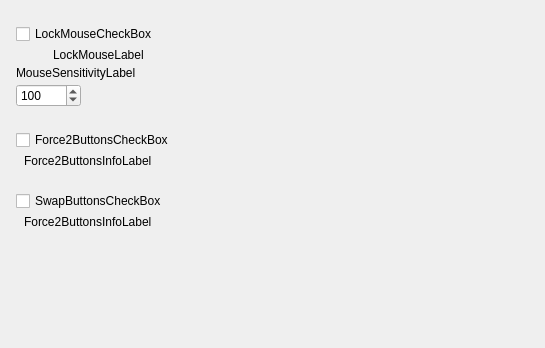
<?xml version="1.0" encoding="UTF-8"?>
<ui version="4.0">
  <class>ModernProfileEditorMouseFrame</class>
  <widget class="QWidget" name="ModernProfileEditorMouseFrame">
    <property name="geometry"><rect><x>0</x><y>0</y><width>545</width><height>348</height></rect></property>
    <property name="vclDesignWidth" stdset="0"><number>545</number></property>
    <property name="vclDesignHeight" stdset="0"><number>348</number></property>
    <layout class="QVBoxLayout" name="ModernProfileEditorMouseFrame_Layout" stretch="0,0,0,0,0,1">
      <property name="leftMargin"><number>16</number></property>
      <property name="topMargin"><number>24</number></property>
      <property name="rightMargin"><number>15</number></property>
      <property name="bottomMargin"><number>8</number></property>
      <property name="spacing"><number>0</number></property>
      <item>
        <layout class="QGridLayout" name="ModernProfileEditorMouseFrame_Section1" columnstretch="0,0,1">
          <property name="leftMargin"><number>0</number></property>
          <property name="topMargin"><number>0</number></property>
          <property name="rightMargin"><number>0</number></property>
          <property name="bottomMargin"><number>0</number></property>
          <property name="horizontalSpacing"><number>8</number></property>
          <property name="verticalSpacing"><number>4</number></property>
          <item row="0" column="0" colspan="3">
            <widget class="QCheckBox" name="LockMouseCheckBox">
              <property name="text"><string>LockMouseCheckBox</string></property>
            </widget>
          </item>
          <item row="1" column="1" colspan="2">
            <widget class="QLabel" name="LockMouseLabel">
              <property name="text"><string>LockMouseLabel</string></property>
              <property name="textFormat"><enum>Qt::PlainText</enum></property>
              <property name="wordWrap"><bool>true</bool></property>
              <property name="alignment"><set>Qt::AlignLeft|Qt::AlignTop</set></property>
            </widget>
          </item>
          <item row="2" column="0" colspan="3">
            <widget class="QLabel" name="MouseSensitivityLabel">
              <property name="text"><string>MouseSensitivityLabel</string></property>
              <property name="textFormat"><enum>Qt::PlainText</enum></property>
              <property name="alignment"><set>Qt::AlignLeft|Qt::AlignTop</set></property>
            </widget>
          </item>
          <item row="3" column="0" colspan="2" alignment="Qt::AlignLeft">
            <widget class="QSpinBox" name="MouseSensitivityEdit">
              <property name="minimum"><number>1</number></property>
              <property name="maximum"><number>1000</number></property>
              <property name="value"><number>100</number></property>
              <property name="minimumSize"><size><width>65</width><height>0</height></size></property>
            </widget>
          </item>
          <item row="0" column="2">
            <spacer name="ModernProfileEditorMouseFrame_Section1_HFill">
              <property name="orientation"><enum>Qt::Horizontal</enum></property>
              <property name="sizeHint" stdset="0"><size><width>0</width><height>0</height></size></property>
            </spacer>
          </item>
        </layout>
      </item>
      <item>
        <spacer name="ModernProfileEditorMouseFrame_Gap1">
          <property name="orientation"><enum>Qt::Vertical</enum></property>
          <property name="sizeType"><enum>QSizePolicy::Fixed</enum></property>
          <property name="sizeHint" stdset="0"><size><width>0</width><height>23</height></size></property>
        </spacer>
      </item>
      <item>
        <layout class="QGridLayout" name="ModernProfileEditorMouseFrame_Section2" columnstretch="0,0,1">
          <property name="leftMargin"><number>0</number></property>
          <property name="topMargin"><number>0</number></property>
          <property name="rightMargin"><number>0</number></property>
          <property name="bottomMargin"><number>0</number></property>
          <property name="horizontalSpacing"><number>8</number></property>
          <property name="verticalSpacing"><number>4</number></property>
          <item row="0" column="0" colspan="3">
            <widget class="QCheckBox" name="Force2ButtonsCheckBox">
              <property name="text"><string>Force2ButtonsCheckBox</string></property>
            </widget>
          </item>
          <item row="1" column="1" colspan="2">
            <widget class="QLabel" name="Force2ButtonsInfoLabel">
              <property name="text"><string>Force2ButtonsInfoLabel</string></property>
              <property name="textFormat"><enum>Qt::PlainText</enum></property>
              <property name="wordWrap"><bool>true</bool></property>
              <property name="alignment"><set>Qt::AlignLeft|Qt::AlignTop</set></property>
            </widget>
          </item>
          <item row="0" column="2">
            <spacer name="ModernProfileEditorMouseFrame_Section2_HFill">
              <property name="orientation"><enum>Qt::Horizontal</enum></property>
              <property name="sizeHint" stdset="0"><size><width>0</width><height>0</height></size></property>
            </spacer>
          </item>
        </layout>
      </item>
      <item>
        <spacer name="ModernProfileEditorMouseFrame_Gap2">
          <property name="orientation"><enum>Qt::Vertical</enum></property>
          <property name="sizeType"><enum>QSizePolicy::Fixed</enum></property>
          <property name="sizeHint" stdset="0"><size><width>0</width><height>23</height></size></property>
        </spacer>
      </item>
      <item>
        <layout class="QGridLayout" name="ModernProfileEditorMouseFrame_Section3" columnstretch="0,0,1">
          <property name="leftMargin"><number>0</number></property>
          <property name="topMargin"><number>0</number></property>
          <property name="rightMargin"><number>0</number></property>
          <property name="bottomMargin"><number>0</number></property>
          <property name="horizontalSpacing"><number>8</number></property>
          <property name="verticalSpacing"><number>4</number></property>
          <item row="0" column="0" colspan="3">
            <widget class="QCheckBox" name="SwapButtonsCheckBox">
              <property name="text"><string>SwapButtonsCheckBox</string></property>
            </widget>
          </item>
          <item row="1" column="1" colspan="2">
            <widget class="QLabel" name="SwapButtonsInfoLabel">
              <property name="text"><string>Force2ButtonsInfoLabel</string></property>
              <property name="textFormat"><enum>Qt::PlainText</enum></property>
              <property name="wordWrap"><bool>true</bool></property>
              <property name="alignment"><set>Qt::AlignLeft|Qt::AlignTop</set></property>
            </widget>
          </item>
          <item row="0" column="2">
            <spacer name="ModernProfileEditorMouseFrame_Section3_HFill">
              <property name="orientation"><enum>Qt::Horizontal</enum></property>
              <property name="sizeHint" stdset="0"><size><width>0</width><height>0</height></size></property>
            </spacer>
          </item>
        </layout>
      </item>
      <item>
        <spacer name="ModernProfileEditorMouseFrame_VFill">
          <property name="orientation"><enum>Qt::Vertical</enum></property>
          <property name="sizeHint" stdset="0"><size><width>0</width><height>0</height></size></property>
        </spacer>
      </item>
    </layout>
  </widget>
  <tabstops>
    <tabstop>LockMouseCheckBox</tabstop>
    <tabstop>MouseSensitivityEdit</tabstop>
    <tabstop>Force2ButtonsCheckBox</tabstop>
    <tabstop>SwapButtonsCheckBox</tabstop>
  </tabstops>
  <resources>
    <include location="../../resources/dfend.qrc" />
  </resources>
  <connections />
</ui>
